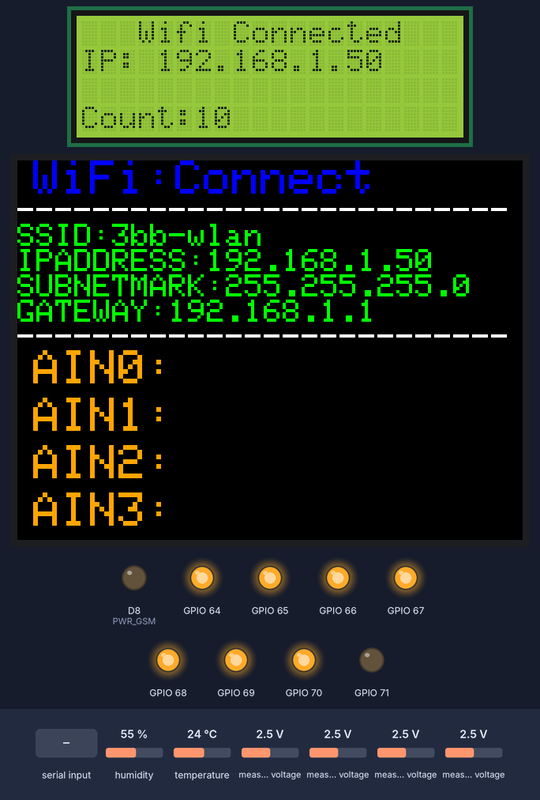
Bench run of a sketch on a simulated ESP8266 (NodeMCU). Shown: 20×4 character LCD, 320×240 colour display, output pins drawn as LEDs (lit = HIGH). The test bench sets the inputs (shaded band); at power-on: measured voltage 2.5 V, humidity 55 %, temperature 24 °C. WiFi joins after 1.5 s; servers stay silent unless stated; what the sketch prints to the serial monitor is not drawn.

Above: at 5.14 s.
5.3 s: measured voltage (sensor 200) set to 0.1 V
At 5.5 s:
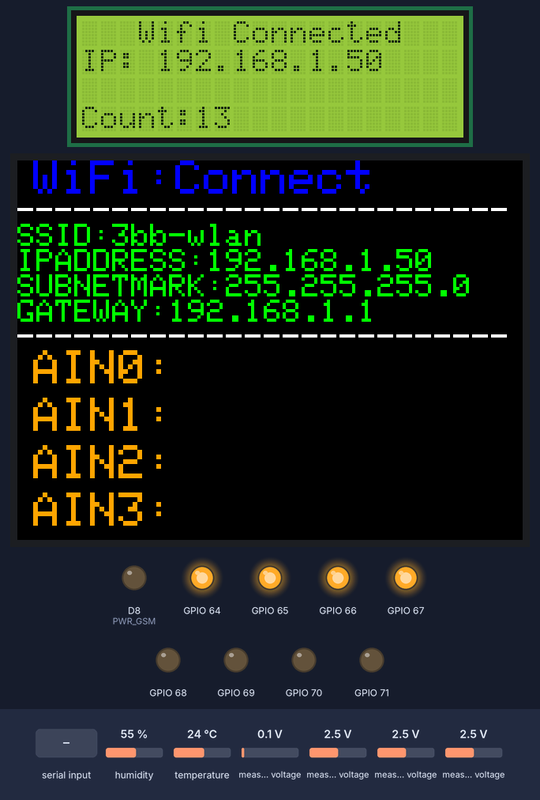
7.7 s: measured voltage (sensor 201) set to 0.1 V
10.2 s: measured voltage (sensor 202) set to 0.1 V
At 11.84 s:
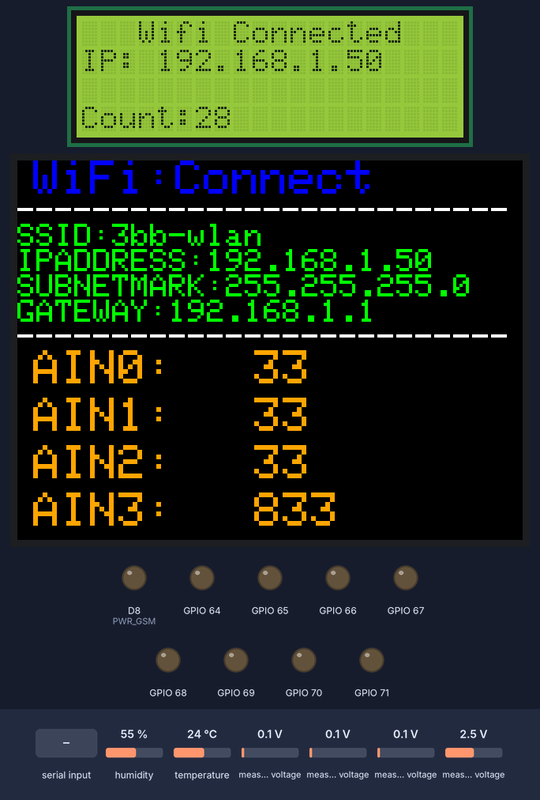
13.0 s: measured voltage (sensor 203) set to 0.1 V
At 13.23 s:
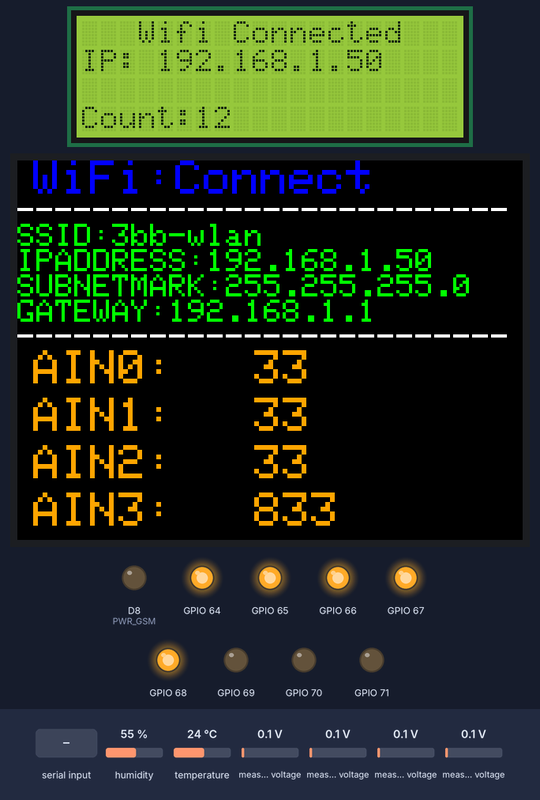
15.4 s: "AIN0: \n" received over Serial
At 16.3 s:
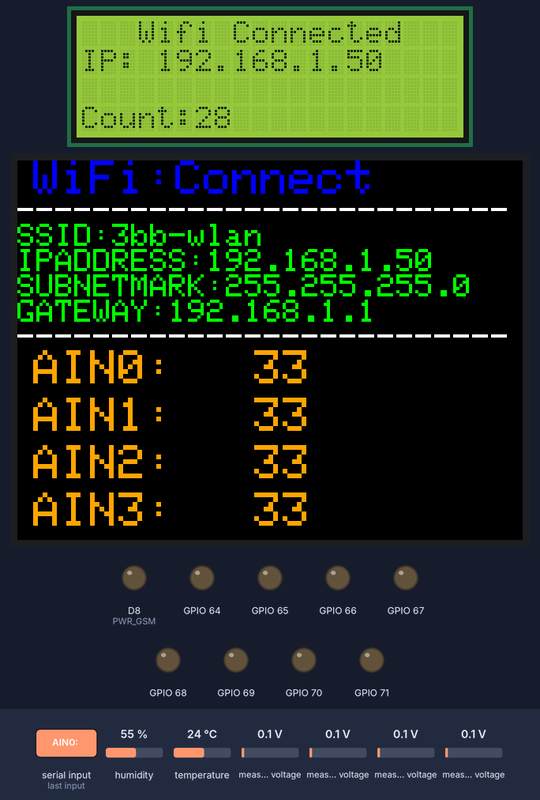
Timing chart, 0 to 18.4 s (numbered marks = the images above; inputs shaded):
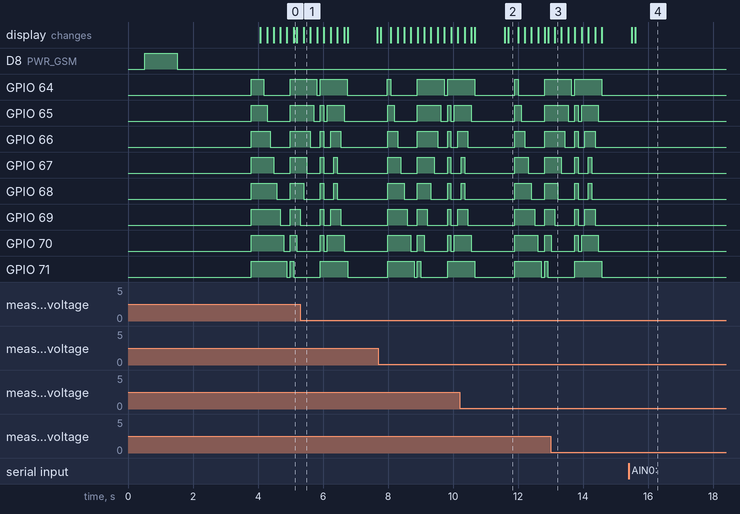

Measured:
- after the input at 15.4 s, GPIO 64–71: stops changing and stays LOW

The sketch:

ESP8266_Modul.ino
```cpp
#include <ESP8266WiFi.h>
#include <Wire.h>
#include "Define.h"
#include "Global.h"
#include "Object.h"


void setup()
{
   //************* Inital ***************
    Init_PIN();
    Init_PWR_GSM();
    Init_Serial();
    Init_Wifi();
    init_TPC_Client();
    Init_LCD();
    init_MCP23017();
    init_TFT();
    Init_DHT();
  //************  Connect Monitor *********
   // Monitor_Connect();
    Monitor_Lcd();

}
void loop()
{
  Counter++;
      delay(100);
      switch(Counter){
      case 1:   mcpA.digitalWrite(0, LOW);
                LCD_Count();
             break;
      case 2:   mcpA.digitalWrite(1, LOW);
                LCD_Count();
             break;
      case 3:
                mcpA.digitalWrite(2, LOW);
               LCD_Count();
             break;
      case 4:
                mcpA.digitalWrite(3, LOW);
               LCD_Count();
             break;
      case 5:
                mcpA.digitalWrite(4, LOW);
               LCD_Count();
             break;
      case 6:
                mcpA.digitalWrite(5, LOW);
               LCD_Count();
             break;
      case 7:
                mcpA.digitalWrite(6, LOW);
               LCD_Count();
             break;
      case 8:
                mcpA.digitalWrite(7, LOW);
               LCD_Count();
             break;
     case 9:
                DO_ALL_HIGH(); //off
                LCD_Count();
             break;

     case 10:
               mcpA.digitalWrite(7, LOW);
               LCD_Count();
             break;
     case 11:
               mcpA.digitalWrite(6, LOW);
               LCD_Count();
             break;
     case 12:
               mcpA.digitalWrite(5, LOW);
               LCD_Count();
             break;
     case 13:
               mcpA.digitalWrite(4, LOW);
               LCD_Count();
             break;
     case 14:
               mcpA.digitalWrite(3, LOW);
               LCD_Count();
             break;
     case 15:
               mcpA.digitalWrite(2, LOW);
               LCD_Count();
             break;
     case 16:
               mcpA.digitalWrite(1, LOW);
               LCD_Count();
             break;
     case 17:
               mcpA.digitalWrite(0, LOW);
               LCD_Count();
             break;
     case 18:
                DO_ALL_HIGH(); //off
                LCD_Count();
             break;
     case 19:
               DO_SELECT(C0);
               LCD_Count();
             break;
      case 20:
               DO_SELECT(C1);
               LCD_Count();
             break;
      case 21:
               DO_SELECT(C2);
               LCD_Count();
             break;
      case 22:
               DO_SELECT(C3);
               LCD_Count();
             break;
      case 23:
               DO_SELECT(C4);
               LCD_Count();
             break;
      case 24:
               DO_SELECT(C5);
               LCD_Count();
             break;
      case 25:
               DO_SELECT(C6);
               LCD_Count();
             break;
      case 26:
               DO_SELECT(C7);
               LCD_Count();
             break;

      case 27:
             Read_ADS1105_TFT();
             LCD_Count();
             break;
      case 28:
              Read_DHT();
              LCD_Count();
             break;

      case 29:
              TCP_SEND();
              LCD_Count();
             // Serial.println("SEND TCP :");
              break;

      case 30:
               Counter = 0;
                    DO_ALL_HIGH();
                      lcd.setCursor(6, 3);
                      lcd.print("0 ");
                    //Serial.println("Clear PIN:");
             break;
      defualt:
             break;
      }
}
```

Define.h
```cpp
#define PWR_GSM 15  //GPIO15 = D8
#define TFT_DC 2     //GPIO2 = D4
//#define TFT_CS 5   //GPIO5 = D1
#define TFT_CS 16    //GPIO16  = D0
//****************   DHT22 **********************
#define DHTTYPE DHT22   // DHT 22  (AM2302), AM2321
#define DHTPIN D5
//****************  TFT Color ********************
#define BLACK 0x0000
#define BLUE  0x001F
#define RED   0xF800
#define GREEN 0x07E0
#define CYAN  0x07FF
#define MAGENTA 0xF81F
#define YELLOW 0xFFE0
#define WHITE 0xFFFF
//****************  TCP PORT *******************
#define SERVER_PORT 351
//****************  WIFI Const *******************
//const char* ssid     = "Vannee";
//const char* password = "0879671946";

//const char* ssid     = "Venus";
//const char* password = "0937634499";

//const char* ssid     = "ASUS";
//const char* password = "";

const char* ssid     = "3bb-wlan";
const char* password = "xxxxxxxxxxxx";
```

Function.ino
```cpp
//***************  Function  ***********************
void GSM_SEND_TCP(void){
  Serial.print("AT+CIPSTART=\"TCP\",\"58.9.244.94\",350");
}
void TCP_SEND(void){
  while(Serial.available() > 0){
      uint8_t data = client.read();
      Serial.write(data);
  }
  ESP.wdtDisable(); //close watch dog Timer
 // client.println("Hello");
  client.print(humidity, 1);
  client.print("\t\t");
  client.print(temperature, 1);
  client.print("\t\t");
//  client.println(dht.toFahrenheit(temperature), 1);
  client.flush();

}
void LCD_Count(void){
    lcd.setCursor(6, 3);
    lcd.print(Counter);
}
void Read_DHT(void){
 // delay(dht.getMinimumSamplingPeriod());

 //  humidity = dht.getHumidity(); // ดึงค่าความชื้น
 //  temperature = dht.getTemperature(); // ดึงค่าอุณหภูมิ

    humidity = dht.readHumidity();
    temperature = dht.readTemperature();
/*
  Serial.print(dht.getStatusString());
  Serial.print("\t");
  Serial.print(humidity, 1);
  Serial.print("\t\t");
  Serial.print(temperature, 1);
  Serial.print("\t\t");
  Serial.println(dht.toFahrenheit(temperature), 1);
  */
}
void Read_ADS1105_TFT(void){
  adc0 = ads.readADC_SingleEnded(0);
  delay(200);
  adc1 = ads.readADC_SingleEnded(1);
  delay(200);
  adc2 = ads.readADC_SingleEnded(2);
  delay(200);
  adc3 = ads.readADC_SingleEnded(3);
  delay(200);

  tft.fillRect(150,120,70,21,BLACK);
  tft.setCursor(150, 120); tft.setTextColor(ILI9341_ORANGE); tft.setTextSize(3);tft.println(adc0);

  tft.fillRect(150,150,70,21,BLACK);
  tft.setCursor(150, 150); tft.setTextColor(ILI9341_ORANGE); tft.setTextSize(3);tft.println(adc1);

  tft.fillRect(150,180,70,21,BLACK);
  tft.setCursor(150, 180); tft.setTextColor(ILI9341_ORANGE); tft.setTextSize(3);tft.println(adc2);

  tft.fillRect(150,210,70,21,BLACK);
   tft.setCursor(150, 210); tft.setTextColor(ILI9341_ORANGE); tft.setTextSize(3);tft.println(adc3);
/*
  float Voltage1 = (adc0 * 0.1875)/1000;
  float Voltage2 = (adc1 * 0.1875)/1000;
  float Voltage3 = (adc2 * 0.1875)/1000;
  float Voltage4 = (adc3 * 0.1875)/1000;

  Serial.print("AIN0: "); Serial.print(adc0); Serial.print(", Voltage: "); Serial.println(Voltage1);
  Serial.print("AIN1: "); Serial.print(adc1); Serial.print(", Voltage: "); Serial.println(Voltage2);
  Serial.print("AIN2: "); Serial.print(adc2); Serial.print(", Voltage: "); Serial.println(Voltage3);
  Serial.print("AIN3: "); Serial.print(adc3); Serial.print(", Voltage: "); Serial.println(Voltage4);
  */
}
void DO_SELECT(int a[8])
{
  //int j[8];
  for(int i = 0; i < 8; i++){
    //j[i] = a[i];
      if(a[i] == 0){
        mcpA.digitalWrite(i, LOW);
       }else{
        mcpA.digitalWrite(i, HIGH);
      }
   }
}

void DO_ALL_HIGH(void)
{
   for (int i = 0; i < 8; i++)
   {
      mcpA.digitalWrite(i, HIGH);
   }

}
void Monitor_Lcd(void){
    lcd.clear();
    lcd.setCursor(0, 0);
    lcd.print("   Wifi Connected   ");
    lcd.setCursor(0, 1);
    lcd.print("IP:");
    lcd.setCursor(4, 1);
    lcd.print(WiFi.localIP());
    lcd.setCursor(0, 3);
    lcd.print("Count:");

}
void Monitor_Connect(void){
  Serial.println("");
  Serial.println("WiFi connected");
  Serial.println("IP address: ");
  Serial.println(WiFi.localIP());
}
//********************************** Inital Device ****************************
void Init_A7GSM(void){
   Serial.println("Init_A7GSM");
   Serial.println("AT");
   delay(500);
   Serial.println("AT+CGATT=1");
   delay(500);
   Serial.println("AT+CIPMUX=0");
   delay(500);
   Serial.println("AT+CSTT=\"internet\",\"\",\"\"");
   delay(500);
   Serial.println("AT+CIICR");
   delay(500);
   Serial.println("AT+CIFSR");
}
void init_TFT(){
  tft.begin();
 // tft.setRotation(1);
  tft.fillScreen(ILI9341_BLACK);

  //tft.setTextColor(ILI9341_BLACK, ILI9341_WHITE);

  tft.setRotation(1);

  tft.setCursor(10, 0);
  tft.setTextColor(ILI9341_BLUE); tft.setTextSize(3);
  tft.println("WiFi:Connect");
  tft.setTextColor(ILI9341_WHITE); tft.setTextSize(2);
  tft.println("--------------------------");
  tft.setTextColor(ILI9341_GREEN); tft.setTextSize(2);
  tft.print("SSID:"); tft.println(WiFi.SSID());
  tft.setTextColor(ILI9341_GREEN); tft.setTextSize(2);
  tft.print("IPADDRESS:"); tft.println(WiFi.localIP());
  tft.setTextColor(ILI9341_GREEN); tft.setTextSize(2);
  tft.print("SUBNETMARK:"); tft.println(WiFi.subnetMask());
  tft.setTextColor(ILI9341_GREEN); tft.setTextSize(2);
  tft.print("GATEWAY:"); tft.println(WiFi.gatewayIP());
  tft.setTextColor(ILI9341_WHITE); tft.setTextSize(2);
  tft.println("--------------------------");

  tft.setCursor(10, 120);
  tft.setTextColor(ILI9341_ORANGE); tft.setTextSize(3);
  tft.println("AIN0:");

  tft.setCursor(10, 150);
  tft.setTextColor(ILI9341_ORANGE); tft.setTextSize(3);
  tft.println("AIN1:");

  tft.setCursor(10, 180);
  tft.setTextColor(ILI9341_ORANGE); tft.setTextSize(3);
  tft.println("AIN2:");

  tft.setCursor(10, 210);
  tft.setTextColor(ILI9341_ORANGE); tft.setTextSize(3);
  tft.println("AIN3:");


  }
void init_TPC_Client(){
  Serial.println("Connect TCP Server");
  while(!client.connect(server_ip,SERVER_PORT))
  {
     Serial.print(".");
     delay(100);
  }
  Serial.println("Success");
  ESP.wdtDisable(); //close watch dog Timer
}
void init_MCP23017(){
   Wire.begin();//(scl,sda)
  mcpA.begin(0);

  for (int i = 0; i < 8; i++){
    mcpA.pinMode(i, OUTPUT);
    mcpA.digitalWrite(i, HIGH);
  }

}
void Init_Wifi(void){

   Serial.println();
   Serial.println();
   Serial.print("Connecting to ");
   Serial.println(ssid);

   WiFi.begin(ssid, password);
   while (WiFi.status() != WL_CONNECTED) {
    delay(500);
    Serial.print(".");
  }
}
void Init_LCD(void){
   Wire.begin();//(scl,sda)
   lcd.begin();
}
void Init_DHT(void){
  // dht.setup(12); // data pin 2
     dht.begin();
}

void Init_Serial(void){
   Serial.begin(115200);
   delay(10);
}
void Init_PWR_GSM(void){
 digitalWrite(PWR_GSM,LOW);
 delay(500);
 digitalWrite(PWR_GSM,HIGH);
 delay(1000);
 digitalWrite(PWR_GSM,LOW);
 delay(500);
}
void Init_PIN(void){
  pinMode(PWR_GSM, OUTPUT);
  delay(10);
}
```

Global.h
```cpp
//***************  Veriable ***********************
IPAddress server_ip = {192,168,10,23};       //ค่า ip ของ Server
WiFiServer server(SERVER_PORT); //สร้าง object server และกำหนด port ที่ต้องการเชื่อมต่อกับ server
WiFiClient client;              //สร้าง object client

float humidity;
float temperature;
int Counter = 0;
int16_t adc0,adc1,adc2,adc3;
int C0[8] = {1, 0, 0, 0, 0, 0, 0, 1};
int C1[8] = {1, 1, 0, 0, 0, 0, 1, 1};
int C2[8] = {1, 1, 1, 0, 0, 1, 1, 1};
int C3[8] = {1, 1, 1, 1, 1, 1, 1, 1};
int C4[8] = {1, 1, 1, 0, 0, 1, 1, 1};
int C5[8] = {1, 1, 0, 0, 0, 0, 1, 1};
int C6[8] = {1, 0, 0, 0, 0, 0, 0, 1};
int C7[8] = {0, 0, 0, 0, 0, 0, 0, 0};
```

Object.h
```cpp
#include "Adafruit_MCP23017.h"
#include <LiquidCrystal_I2C.h>
#include <SPI.h>
#include <Adafruit_GFX.h>
#include <Adafruit_ILI9341.h>
#include <Adafruit_ADS1015.h>
#include <SoftwareSerial.h>
#include "DHT.h"


//***************  Object ***********************
LiquidCrystal_I2C lcd(0x27, 20, 4);
Adafruit_MCP23017 mcpA;
Adafruit_ILI9341 tft = Adafruit_ILI9341(TFT_CS, TFT_DC);
Adafruit_ADS1015 ads;     /* Use thi for the 12-bit version */
// Adafruit_ADS1115 ads;  /* Use this for the 16-bit version */
//DHT dht;

DHT dht(DHTPIN, DHTTYPE);

//***********************************************
```
